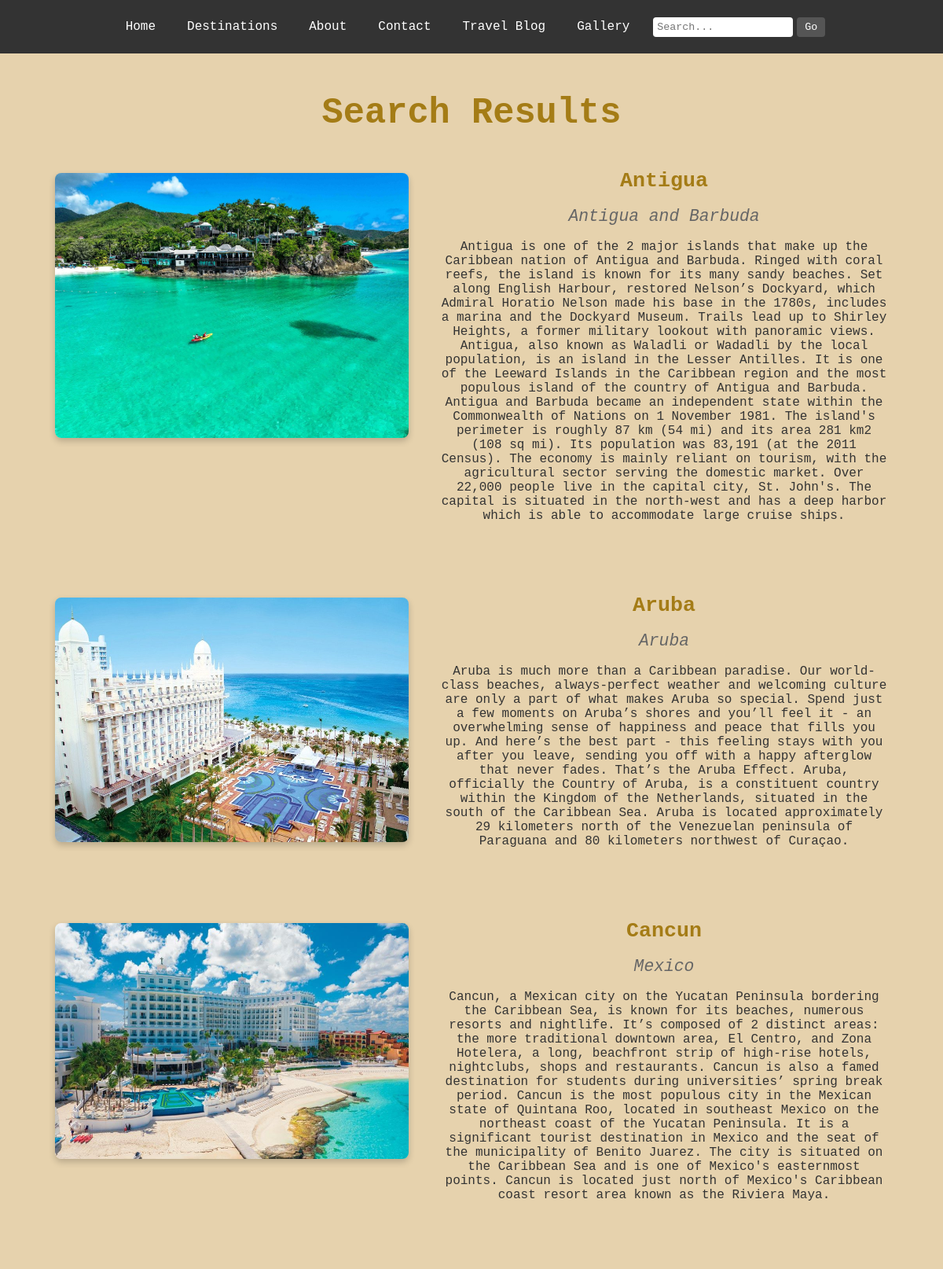
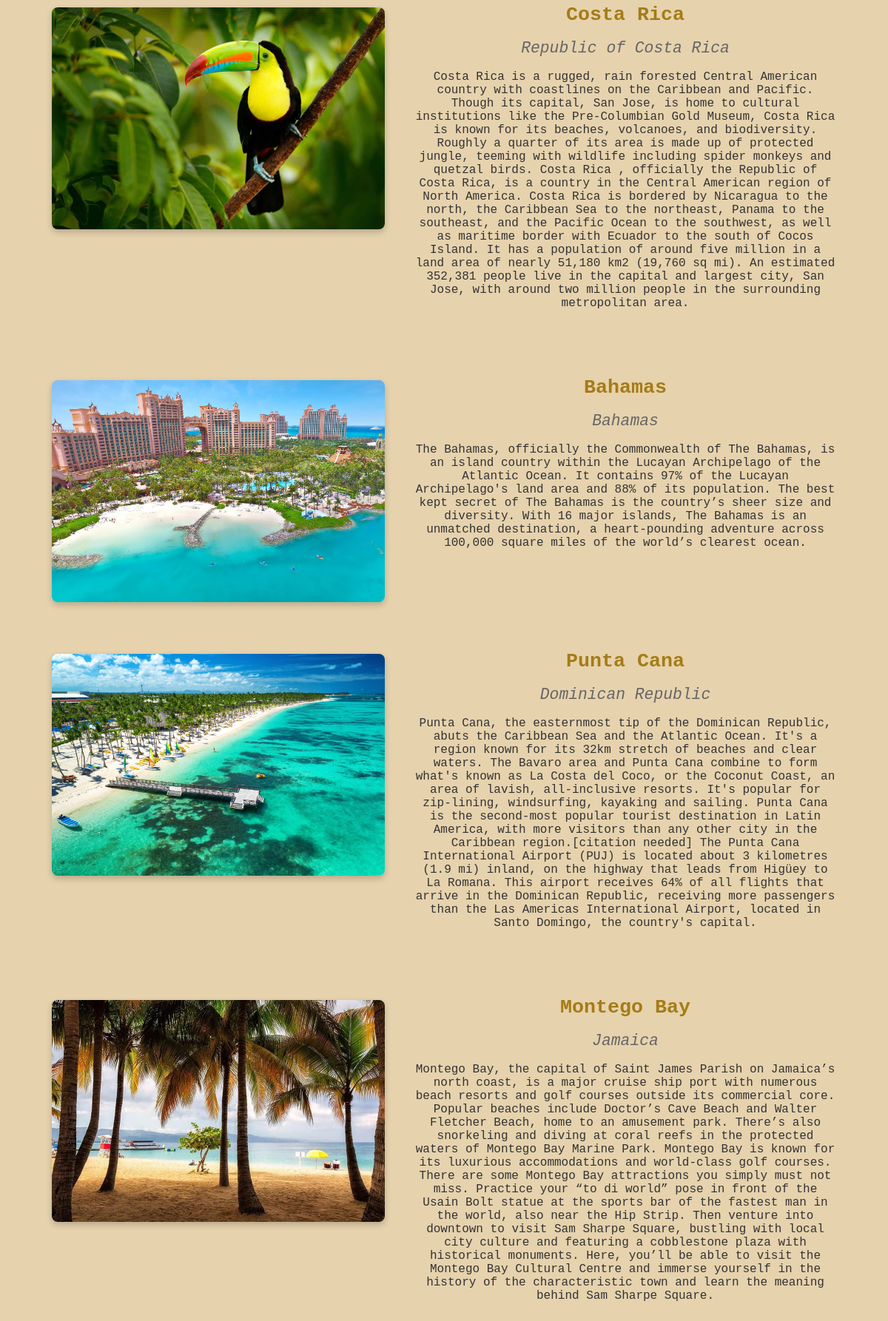
/search_results/ (upper part), run on the app's committed database (2 pictures, top to bottom).
### awesome_destinations_app/models.py (models this page shows, shortened)
class Destination(models.Model):
    name = models.CharField(max_length=255)
    country = models.CharField(max_length=100, default='Unknown')  # Provide default value here
    description = models.TextField(default='Default description')
    image = models.ImageField(upload_to='destinations/', blank=True, null=True)  # New image field

### awesome_destinations_app/views.py (the view)
# urls.py: path('search_results/', views.search_results, name='search_results'),
def search_results(request):
    query = request.GET.get('query', '')  # Get the search query from the URL parameters
    if query:
        results = Destination.objects.filter(name__icontains=query)  # Filter destinations by the query
    else:
        results = Destination.objects.all()  # If no search query, return all destinations
    return render(request, 'search_results.html', {'results': results, 'query': query})

### awesome_destinations_app/templates/search_results.html (shortened to what this page needs)
<!DOCTYPE html>
<html lang="en">
<head>
    {% load static %}
    <link rel="stylesheet" href="{% static 'css/search_results.css' %}">
</head>
<body>
    <div class="navbar">
        <ul>
            <li><a href="{% url 'index' %}">Home</a></li>
            <li class="dropdown">
                <a href="javascript:void(0)" class="dropbtn">Destinations</a>
            </li>
            <li><a href="{% url 'about' %}">About</a></li>
            <li><a href="{% url 'contact' %}">Contact</a></li>
            <li><a href="{% url 'travel_blog' %}">Travel Blog</a></li>
            <li><a href="{% url 'gallery' %}">Gallery</a></li>
            <li class="search-bar">
                <form id="search-form" method="get" action="{% url 'search_results' %}">
                    <input type="text" id="search-query" name="query" placeholder="Search...">
                    <button type="submit" id="search-button">Go</button>
                </form>
            </li>
        </ul>
    </div>
    <div class="container">
        <h1>Search Results</h1>
        {% if results %}
            <ul class="results-list">
                {% for destination in results %}
                    <li class="result-item">
                        <div class="result-content">
                            {% if destination.image %}
                                <img src="{{ destination.image.url }}" alt="{{ destination.name }}" class="result-image">
                            {% endif %}
                            <div class="result-description">
                                <strong>{{ destination.name }}</strong><br>
                                <em>{{ destination.country }}</em><br>
                                <p>{{ destination.description }}</p>
                            </div>
                        </div>
                    </li>
                {% endfor %}
            </ul>
        {% else %}
            <p>No results found for "{{ query }}".</p>
        {% endif %}
    </div>
</body>
</html>

### data on the page
Destination: image (picture), name "Antigua", country "Antigua and Barbuda", description "Antigua is one of the 2 major islands that make up the Caribbean nation of Antigua and Barbuda. Ringed with coral reefs, the island is known for its many sandy beaches. Set along English Harbour, restored Nelson’s Dockyard, which Admiral Horatio Nelson made his base in the 1780s, includes a marina and the Dockyard Museum. Trails lead up to Shirley Heights, a former military lookout with panoramic views. Antigua, also known as Waladli or Wadadli by the local population, is an island in the Lesser Antilles. It is one of the Leeward Islands in the Caribbean region and the most populous island of the country of Antigua and Barbuda. Antigua and Barbuda became an independent state within the…"
Destination: image (picture), name "Aruba", country "Aruba", description "Aruba is much more than a Caribbean paradise. Our world-class beaches, always-perfect weather and welcoming culture are only a part of what makes Aruba so special. Spend just a few moments on Aruba’s shores and you’ll feel it - an overwhelming sense of happiness and peace that fills you up. And here’s the best part - this feeling stays with you after you leave, sending you off with a happy afterglow that never fades. That’s the Aruba Effect. Aruba, officially the Country of Aruba, is a constituent country within the Kingdom of the Netherlands, situated in the south of the Caribbean Sea. Aruba is located approximately 29 kilometers north of the Venezuelan peninsula of Paraguana and 80…"
Destination: image (picture), name "Cancun", country "Mexico", description "Cancun, a Mexican city on the Yucatan Peninsula bordering the Caribbean Sea, is known for its beaches, numerous resorts and nightlife. It’s composed of 2 distinct areas: the more traditional downtown area, El Centro, and Zona Hotelera, a long, beachfront strip of high-rise hotels, nightclubs, shops and restaurants. Cancun is also a famed destination for students during universities’ spring break period. Cancun is the most populous city in the Mexican state of Quintana Roo, located in southeast Mexico on the northeast coast of the Yucatan Peninsula. It is a significant tourist destination in Mexico and the seat of the municipality of Benito Juarez. The city is situated on the Caribbean Sea…"
Destination: image (picture), name "Costa Rica", country "Republic of Costa Rica", description "Costa Rica is a rugged, rain forested Central American country with coastlines on the Caribbean and Pacific. Though its capital, San Jose, is home to cultural institutions like the Pre-Columbian Gold Museum, Costa Rica is known for its beaches, volcanoes, and biodiversity. Roughly a quarter of its area is made up of protected jungle, teeming with wildlife including spider monkeys and quetzal birds. Costa Rica , officially the Republic of Costa Rica, is a country in the Central American region of North America. Costa Rica is bordered by Nicaragua to the north, the Caribbean Sea to the northeast, Panama to the southeast, and the Pacific Ocean to the southwest, as well as maritime border with…"
Destination: image (picture), name "Bahamas", country "Bahamas", description "The Bahamas, officially the Commonwealth of The Bahamas, is an island country within the Lucayan Archipelago of the Atlantic Ocean. It contains 97% of the Lucayan Archipelago's land area and 88% of its population. The best kept secret of The Bahamas is the country’s sheer size and diversity. With 16 major islands, The Bahamas is an unmatched destination, a heart-pounding adventure across 100,000 square miles of the world’s clearest ocean."
Destination: image (picture), name "Punta Cana", country "Dominican Republic", description "Punta Cana, the easternmost tip of the Dominican Republic, abuts the Caribbean Sea and the Atlantic Ocean. It's a region known for its 32km stretch of beaches and clear waters. The Bavaro area and Punta Cana combine to form what's known as La Costa del Coco, or the Coconut Coast, an area of lavish, all-inclusive resorts. It's popular for zip-lining, windsurfing, kayaking and sailing. Punta Cana is the second-most popular tourist destination in Latin America, with more visitors than any other city in the Caribbean region.[citation needed] The Punta Cana International Airport (PUJ) is located about 3 kilometres (1.9 mi) inland, on the highway that leads from Higüey to La Romana. This airport…"
Destination: image (picture), name "Montego Bay", country "Jamaica", description "Montego Bay, the capital of Saint James Parish on Jamaica’s north coast, is a major cruise ship port with numerous beach resorts and golf courses outside its commercial core. Popular beaches include Doctor’s Cave Beach and Walter Fletcher Beach, home to an amusement park. There’s also snorkeling and diving at coral reefs in the protected waters of Montego Bay Marine Park. Montego Bay is known for its luxurious accommodations and world-class golf courses. There are some Montego Bay attractions you simply must not miss. Practice your “to di world” pose in front of the Usain Bolt statue at the sports bar of the fastest man in the world, also near the Hip Strip. Then venture into downtown to…"
